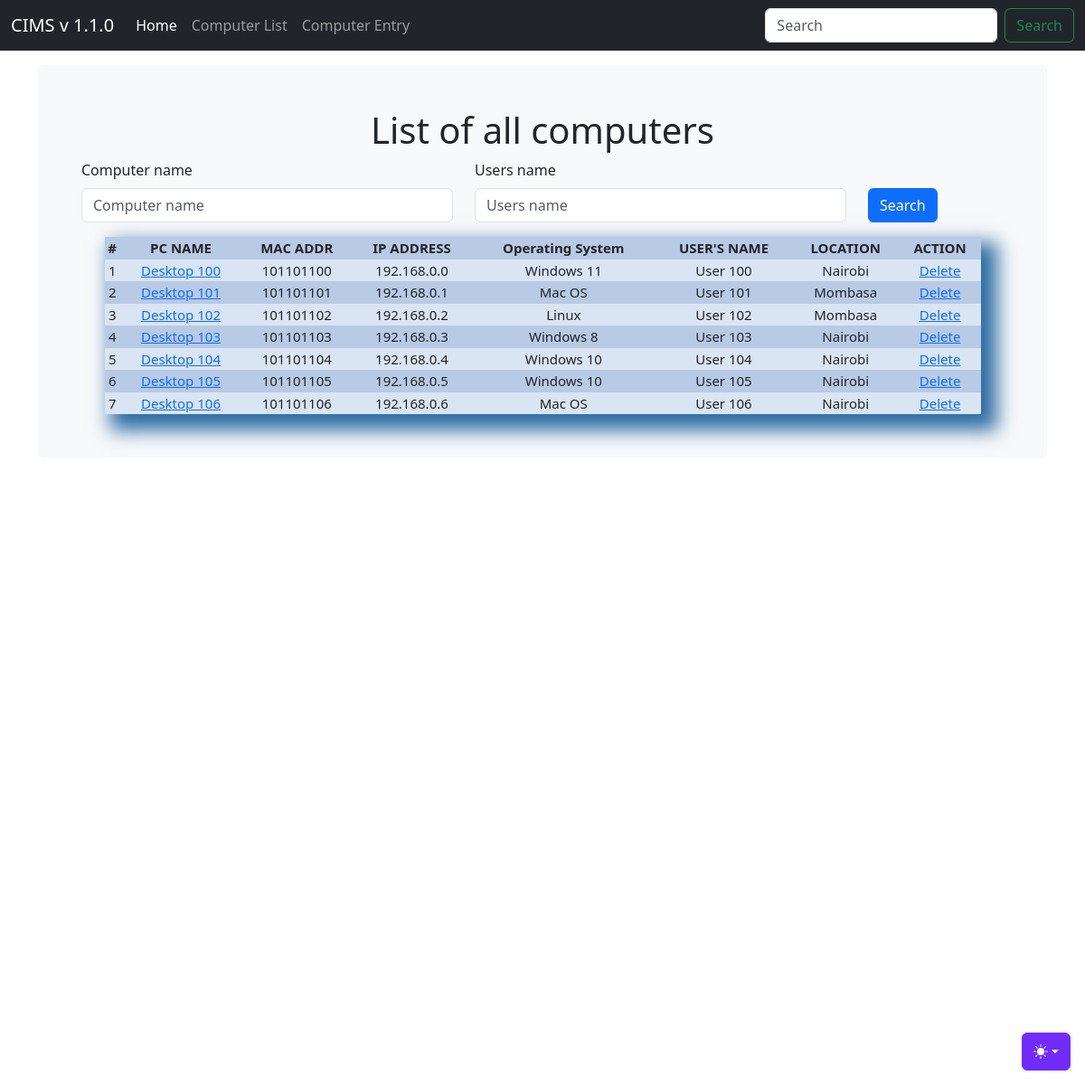
The app's page /computer_list/, older data.
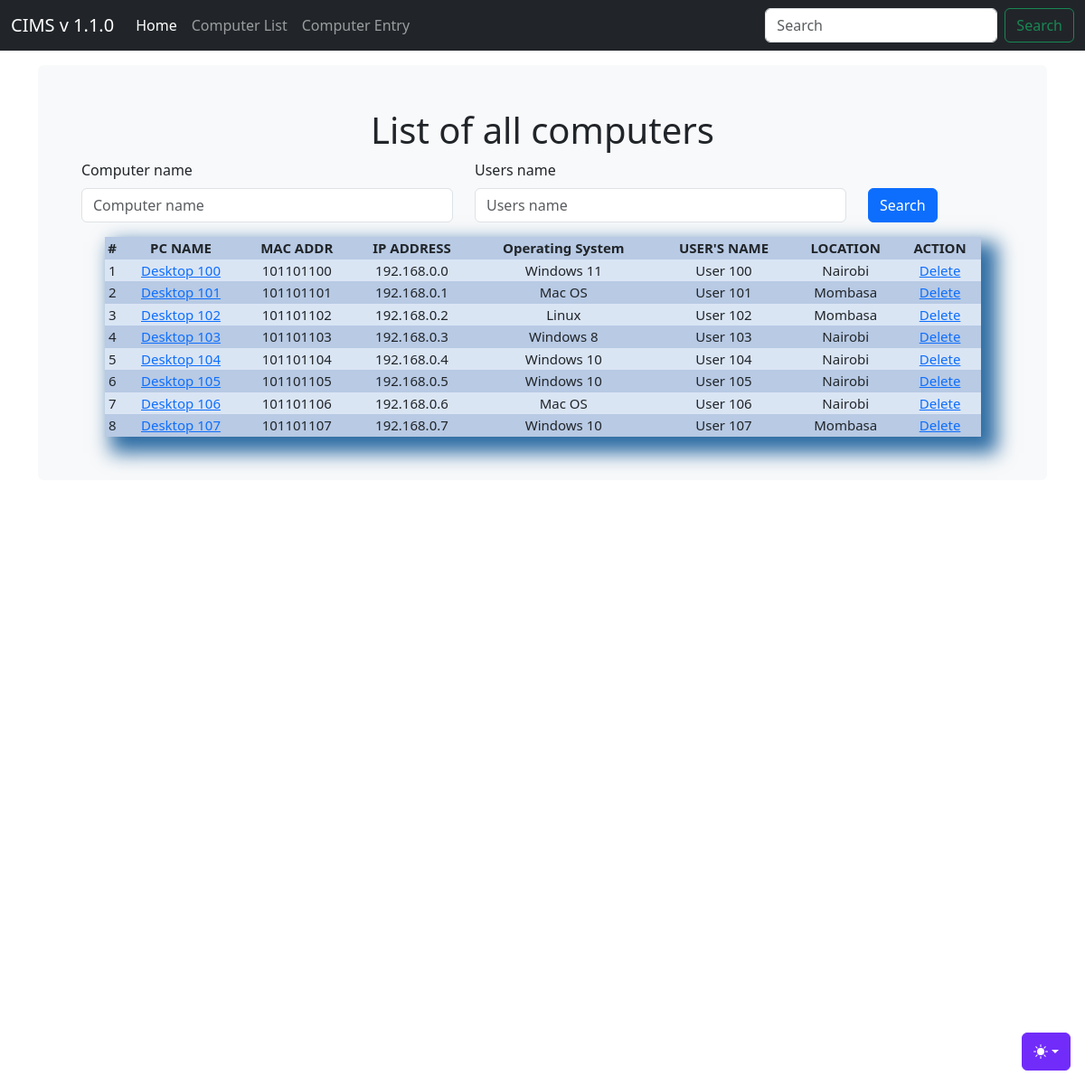
The same page, newer data.
### djangoapp/models.py (models this page shows)
class Computer(models.Model):
    computer_name = models.CharField(max_length=30, blank=True, null=True)
    IP_address = models.CharField(max_length=30)
    MAC_address = models.CharField(max_length=30)
    timestamp = models.DateField(auto_now_add = True, auto_now = False, blank=True)
    os_choice = (
            ('Mac OS', 'Mac OS'),
            ('Windows 11', 'Windows 11'),
            ('Windows 10', 'Windows 10'),
            ('Windows 8', 'Windows 8'),
            ('Linux', 'Linux'),
        )
    operating_system = models.CharField(max_length=30, blank=True, null=True, choices=os_choice)
    users_name = models.CharField(max_length=30, blank=True, null=True)
    location = models.CharField(max_length=30)
    purchase_date = models.DateField("Purchase mm-dd-yy",auto_now_add = False, auto_now = False, blank=True, null=True)

### djangoapp/views.py (the view)
# urls.py: path('computer_list/', computer_list, name='computer_list'),
def computer_list(request):
    title = "List of all computers"
    form = ComputerSearchForm(request.POST or None)
    if request.method == 'POST':
        queryset = Computer.objects.all().order_by('-timestamp').filter(computer_name__icontains=form['computer_name'].value(), users_name__icontains=form['users_name'].value())
    else:
        queryset = Computer.objects.all()
    context = {
        "title": title,
        "queryset": queryset,
        "form": form,
    }
    return render(request, "computer_list.html",context)

### djangoapp/forms.py
class ComputerSearchForm(forms.ModelForm):
    class Meta:
        model = Computer
        fields = ['computer_name', 'users_name']

### djangoapp/templates/computer_list.html (shortened to what this page needs)
{% load static %}
{% load bootstrap5 %}
<!doctype html>
<html lang="en" data-bs-theme="auto">
  <head><script src="{% static 'js/color-modes.js' %}"></script>
    <link rel="stylesheet" href="https://cdn.jsdelivr.net/npm/@docsearch/css@3">
<link href="{% static 'css/bootstrap.min.css' %}" rel="stylesheet">
    <link href="{% static 'css/stylesheet.css' %}" rel="stylesheet">
    <link href="{% static 'css/navbar-fixed.css' %}" rel="stylesheet">
  </head>
  <body>
    <div class="dropdown position-fixed bottom-0 end-0 mb-3 me-3 bd-mode-toggle">
      <button class="btn btn-bd-primary py-2 dropdown-toggle d-flex align-items-center"
              id="bd-theme"
              type="button"
              aria-expanded="false"
              data-bs-toggle="dropdown"
              aria-label="Toggle theme (auto)">
        <svg class="bi my-1 theme-icon-active" width="1em" height="1em"><use href="#circle-half"></use></svg>
      </button>
    </div>
    {% include 'navbar.html' %}
<main class="container">
  <div class="bg-body-tertiary p-5 rounded">
    <h1 class="title"> {{ title }}</h1>
    <div class="row">
      <form method="post" action="" class="pr-4">
        <div class="row align-items-center">
            {% for field in form %}
            <div class="col-sm-5">
                {% bootstrap_field field %}
            </div>
            {% endfor %}
            <div class="col-sm-2">
                <input class="btn btn-primary mt-3" type="submit" value="Search" />
            </div>
        </div>
      </form>
    </div>
    <table>
        <tr>
            <th>#</th>
            <th>PC NAME</th>
            <th>MAC ADDR</th>
            <th>IP ADDRESS</th>
            <th>Operating System</th>
            <th>USER'S NAME</th>
            <th>LOCATION</th>
            <th>ACTION</th>
        </tr>
        {% for instance in queryset %}
        <tr>
            <td>{{forloop.counter}}</td>
            <td><a href="{% url 'computer_edit' id=instance.id %}"> {{instance.computer_name}}</td>
            <td>{{instance.MAC_address}}</td>
            <td>{{instance.IP_address}}</td>
            <td>{{instance.operating_system}}</td>
            <td>{{instance.users_name}}</td>
            <td>{{instance.location}}</td>
            <td><a href="{% url 'computer_delete' id=instance.id %}">Delete</a></td>
        </tr>
        {% endfor %}
    </table>
  </div>
</main>
    </body>
</html>

### djangoapp/templates/navbar.html (shortened to what this page needs)
<nav class="navbar navbar-expand-md navbar-dark fixed-top bg-dark">
    <div class="container-fluid">
      <a class="navbar-brand" href="/">CIMS v 1.1.0</a>
      <div class="collapse navbar-collapse" id="navbarCollapse">
        <ul class="navbar-nav me-auto mb-2 mb-md-0">
          <li class="nav-item">
            <a class="nav-link active" aria-current="page" href="/">Home</a>
          </li>
          <li class="nav-item">
            <a class="nav-link" href="/computer_list">Computer List</a>
          </li>
          <li class="nav-item">
            <a class="nav-link" href="/computer_entry">Computer Entry</a>
          </li>
        </ul>
        <form class="d-flex" role="search">
          <input class="form-control me-2" type="search" placeholder="Search" aria-label="Search">
          <button class="btn btn-outline-success" type="submit">Search</button>
        </form>
      </div>
    </div>
  </nav>

### djangoapp/static/css/stylesheet.css (style rules this page uses)
.title { text-align: center; }
table { width: 95%; margin: auto; text-align: center; box-shadow: 12px 12px 20px 6px #2e6da4; font-size: 15px; }
table tr:nth-child(odd) { background: #B8CAE4 }
table tr:nth-child(even) { background: #dae5f4 }

### djangoapp/static/css/navbar-fixed.css (style rules this page uses)
body { min-height: 75rem; padding-top: 4.5rem; }

### djangoapp/templates/computer_list.html (style rules this page uses)
.bi { vertical-align: -.125em; fill: currentColor; }
.btn-bd-primary { --bd-violet-bg: #712cf9; --bd-violet-rgb: 112.520718, 44.062154, 249.437846; --bs-btn-font-weight: 600; --bs-btn-color: var(--bs-white); --bs-btn-bg: var(--bd-violet-bg); --bs-btn-border-color: var(--bd-violet-bg); --bs-btn-hover-color: var(--bs-white); --bs-btn-hover-bg: #6528e0; --bs-btn-hover-border-color: #6528e0; --bs-btn-focus-shadow-rgb: var(--bd-violet-rgb); --bs-btn-active-color: var(--bs-btn-hover-color); --bs-btn-active-bg: #5a23c8; --bs-btn-active-border-color: #5a23c8; }
.bd-mode-toggle { z-index: 1500; }

Row changes from the older to the newer data that the page shows:
added Computer: computer_name "Desktop 107", MAC_address "101101107", IP_address "192.168.0.7", operating_system "Windows 10", users_name "User 107", location "Mombasa"
